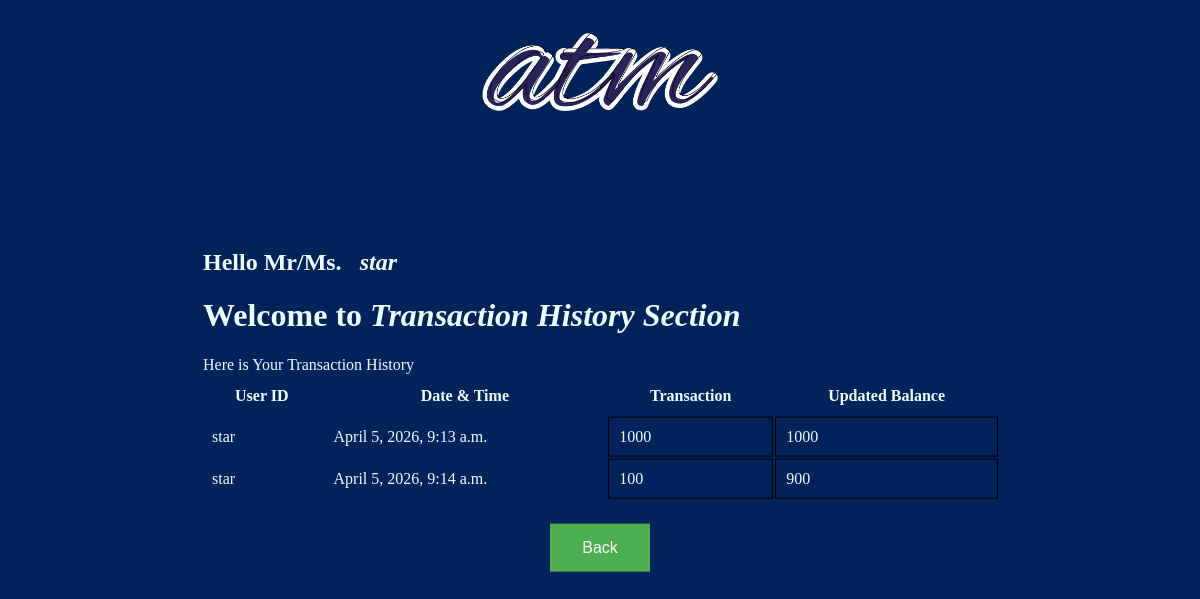
The page /tranc_history/ (signed in) on the database its author committed.
### app/models.py (models this page shows)
class TransactionHistory(models.Model):
    user_id = models.ForeignKey(User, on_delete=models.CASCADE, default = None)
    dateTime_field = models.DateTimeField(default = datetime.now, blank = True)
    remaining_amount = models.IntegerField()
    withdrawl_amount = models.IntegerField()

### app/views.py (the view)
# urls.py: path('tranc_history/', views.tranc_history, name="tranc_history_atm"),
@login_required(login_url='/')
def tranc_history(request):
    user = request.user
    td = TransactionHistory.objects.filter(user_id = user)
    context = {
        'history_td' : td,
        'title':'Transaction History',
    }
    return render(request, 'atm_py/tranc_history.html', context)

### atm_py/templates/atm_py/tranc_history.html
{% extends "atm_py/base.html" %}
{% block content %}
    <table>
      <tr>
        <td colspan="4">
          <h2>Hello Mr/Ms. &nbsp; <i>{{request.user}}</i></h2>
          <h1>Welcome to <b><i>Transaction History Section</i></b></h1>
          Here is Your Transaction History
        </td>
      </tr>
      <tr>
        <th style="padding: 10px;">User ID</th>
        <th style="padding: 10px;">Date & Time</th>
        <th style="padding: 10px;">Transaction</th>
        <th style="padding: 10px;">Updated Balance</th>
      </tr>
      {% for i in history_td  %}
      <tr>
        <td style="padding: 10px; ">{{i.user_id}}</td>
        <td style="padding: 10px; ">{{i.dateTime_field}}</td>
        <td style="padding: 10px; border: 1px solid rgb(0, 0, 0)">{{i.withdrawl_amount}}</td>
        <td style="padding: 10px; border: 1px solid rgb(0, 0, 0)">{{i.remaining_amount}}</td>
      </tr>
      {% endfor %}
      <tr>
        <td>&nbsp;</td>
      </tr>
      <tr>
        <td colspan="4">
          <center>
            <a href="{% url 'welcome-atm' %}"><button>Back</button></a>
          </center>
        </td>
      </tr>
    </table>
{% endblock content %}

### atm_py/templates/atm_py/base.html (shortened to what this page needs)
{%  load static %}
<!DOCTYPE html>
<html lang="en">
<head>
    <link rel="stylesheet" type="text/css" href="{% static 'atm_py/style.css' %}">
</head>
<body>
    <center>
        <img src="{% static 'atm_py/logo.png' %}" alt="logo" width="20%" style="padding-top: 25px;">
    </center>
    {% block content %}
    {% endblock %}
</body>
</html>

### atm_py/static/atm_py/style.css (style rules this page uses)
body { background-color: rgb(2, 34, 92); color: azure; }
table { margin: 0; position: absolute; top: 50%; left: 50%; width: 800px; -ms-transform: translate(-50%, -50%); transform: translate(-50%, -50%); }
table tr td { word-wrap: break-word; }
input[type="button"], input[type="submit"] , button { background-color: #4CAF50; border: none; color: white; padding: 15px 32px; text-align: center; text-decoration: none; display: inline-block; font-size: 16px; cursor: pointer; }

### rows shown on the page
TransactionHistory: user_id "star", dateTime_field "April 5, 2026, 9:13 a.m.", withdrawl_amount "1000", remaining_amount "1000"
TransactionHistory: user_id "star", dateTime_field "April 5, 2026, 9:14 a.m.", withdrawl_amount "100", remaining_amount "900"

### other values the page prints
{{ request.user }} "star"
